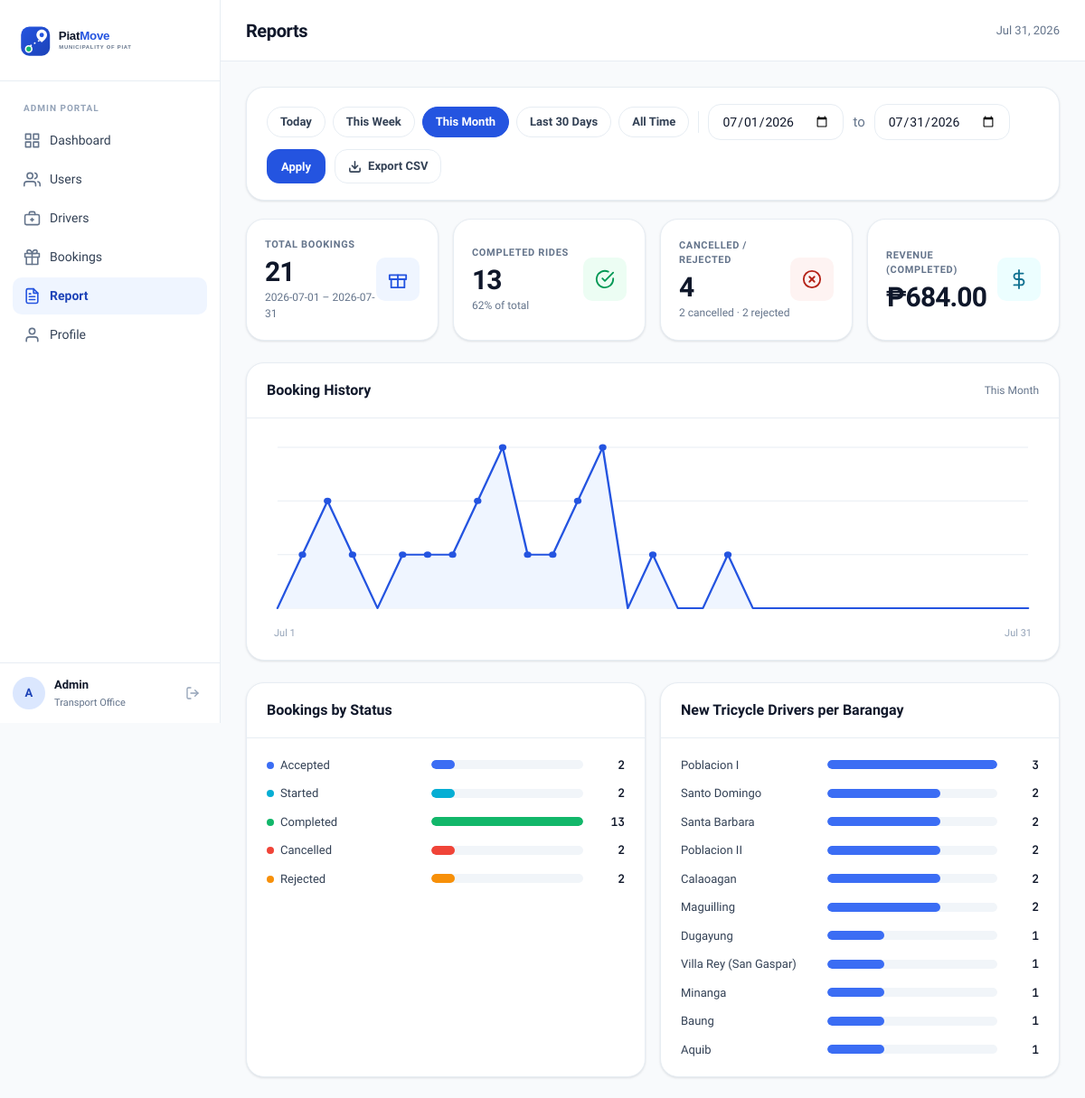
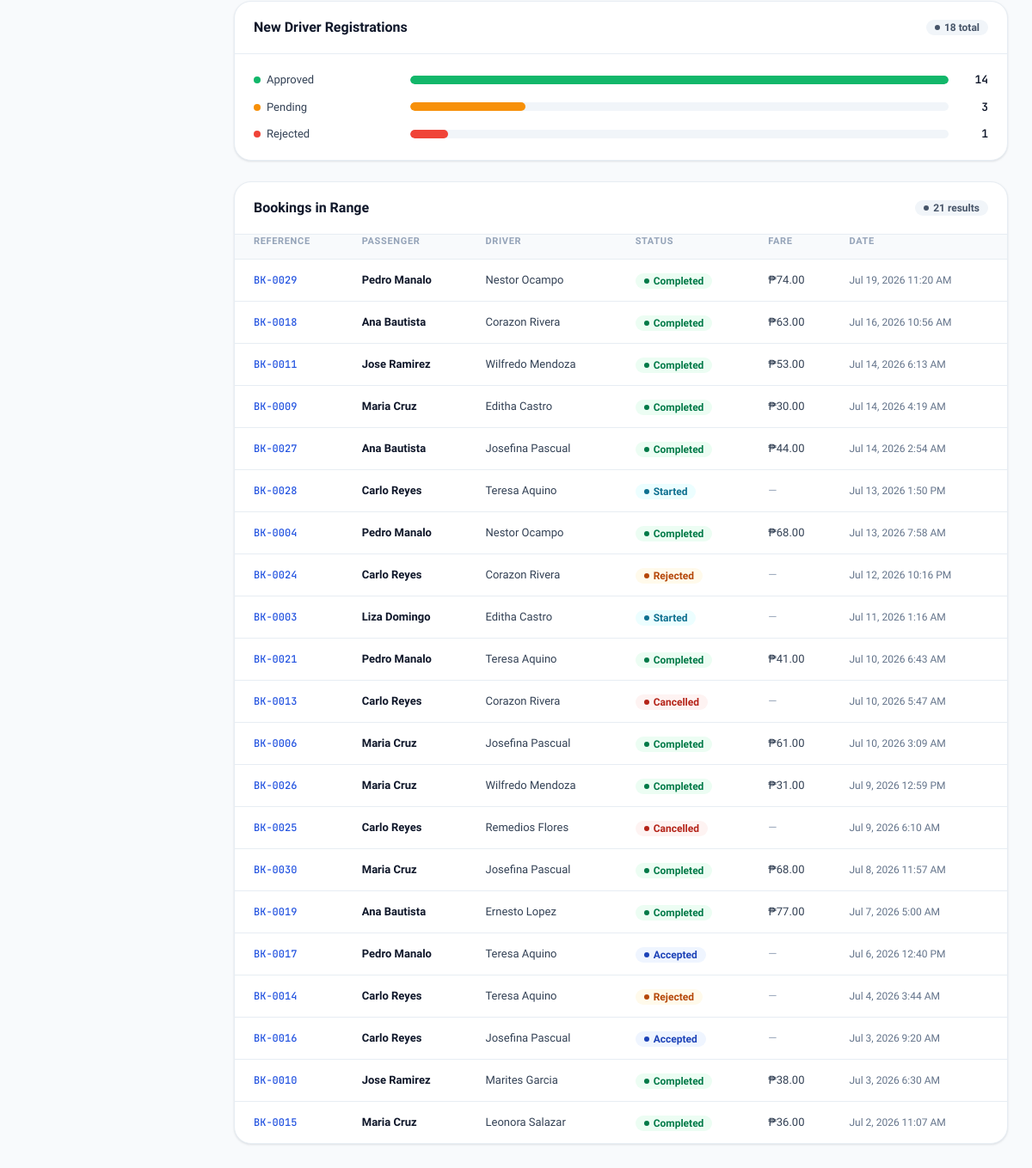
Screenshot of /report.php (signed in) with the database file from the repository (2 pictures, top to bottom).
### tables this page shows
CREATE TABLE `bookings` (
  `id` int(10) UNSIGNED NOT NULL,
  `passenger_id` int(10) UNSIGNED NOT NULL,
  `driver_id` int(10) UNSIGNED DEFAULT NULL,
  `pickup_address` varchar(255) NOT NULL,
  `pickup_lat` decimal(10,7) NOT NULL,
  `pickup_lng` decimal(10,7) NOT NULL,
  `dropoff_address` varchar(255) NOT NULL,
  `dropoff_lat` decimal(10,7) NOT NULL,
  `dropoff_lng` decimal(10,7) NOT NULL,
  `status` enum('pending','accepted','rejected','started','completed','cancelled') NOT NULL DEFAULT 'pending',
  `fare` decimal(10,2) DEFAULT NULL,
  `created_at` timestamp NOT NULL DEFAULT current_timestamp(),
  `updated_at` timestamp NOT NULL DEFAULT current_timestamp() ON UPDATE current_timestamp()
);

CREATE TABLE `users` (
  `id` int(10) UNSIGNED NOT NULL,
  `name` varchar(100) NOT NULL,
  `email` varchar(150) NOT NULL,
  `password` varchar(255) NOT NULL,
  `phone` varchar(20) NOT NULL,
  `role` enum('passenger','driver') NOT NULL DEFAULT 'passenger',
  `status` enum('active','inactive') NOT NULL DEFAULT 'active',
  `created_at` timestamp NOT NULL DEFAULT current_timestamp(),
  `updated_at` timestamp NOT NULL DEFAULT current_timestamp() ON UPDATE current_timestamp()
);

### report.php (the view, shortened to what this page needs)
<?php
require_once __DIR__ . '/includes/charts.php';
$db = get_db();
$range = $_GET['range'] ?? 'month';
$today = date('Y-m-d');
switch ($range) {
    case 'month':
    default:        $from = date('Y-m-01'); break;
}
$from = $_GET['from'] ?? $from;
$to   = $_GET['to'] ?? $today;
$fromDt = $from . ' 00:00:00';
$toDt   = $to . ' 23:59:59';
$base_sql = "SELECT b.*,
                    p.name  AS passenger_name,
                    p.phone AS passenger_phone,
                    d.name  AS driver_name,
                    d.phone AS driver_phone
             FROM bookings b
             JOIN users p  ON p.id = b.passenger_id
             LEFT JOIN users d ON d.id = b.driver_id
             WHERE b.created_at BETWEEN ? AND ?
             ORDER BY b.created_at DESC";
$stmt = $db->prepare($base_sql);
$stmt->execute([$fromDt, $toDt]);
$bookings = $stmt->fetchAll();
$status_counts = ['pending' => 0, 'accepted' => 0, 'started' => 0, 'completed' => 0, 'cancelled' => 0, 'rejected' => 0];
$total_fare = 0;
foreach ($bookings as $b) {
    $status_counts[$b['status']] = ($status_counts[$b['status']] ?? 0) + 1;
    if ($b['status'] === 'completed' && $b['fare'] !== null) $total_fare += (float)$b['fare'];
}
$total_bookings = count($bookings);
$bh_rows = $db->prepare(
    "SELECT DATE(created_at) AS d, COUNT(*) AS c FROM bookings
     WHERE created_at BETWEEN ? AND ?
     GROUP BY DATE(created_at)"
);
$bh_rows->execute([$fromDt, $toDt]);
$bh_rows = $bh_rows->fetchAll(PDO::FETCH_KEY_PAIR);
$booking_history = [];
$dayCursor = strtotime($from);
$dayEnd    = strtotime($to);
while ($dayCursor <= $dayEnd) {
    $d = date('Y-m-d', $dayCursor);
    $booking_history[$d] = (int)($bh_rows[$d] ?? 0);
    $dayCursor = strtotime('+1 day', $dayCursor);
}
$driver_stmt = $db->prepare(
    "SELECT approval_status, COUNT(*) AS c FROM driver_info
     WHERE created_at BETWEEN ? AND ?
     GROUP BY approval_status"
);
$driver_stmt->execute([$fromDt, $toDt]);
$driver_counts = $driver_stmt->fetchAll(PDO::FETCH_KEY_PAIR);
$new_approved = (int)($driver_counts['approved'] ?? 0);
$new_pending  = (int)($driver_counts['pending'] ?? 0);
$new_rejected = (int)($driver_counts['rejected'] ?? 0);
$new_drivers  = $new_approved + $new_pending + $new_rejected;
$barangay_stmt = $db->prepare(
    "SELECT barangay, COUNT(*) AS c FROM driver_info
     WHERE vehicle_type = 'Tricycle' AND barangay <> '' AND created_at BETWEEN ? AND ?
     GROUP BY barangay ORDER BY c DESC"
);
$barangay_stmt->execute([$fromDt, $toDt]);
$barangay_counts = $barangay_stmt->fetchAll(PDO::FETCH_KEY_PAIR);
$range_labels = ['today' => 'Today', 'week' => 'This Week', 'month' => 'This Month', '30days' => 'Last 30 Days', 'all' => 'All Time'];
require_once __DIR__ . '/includes/header.php';
?>
<div class="panel" style="margin-bottom:20px">
    <div style="padding:18px 22px">
        <form method="GET" style="display:flex;gap:10px;flex-wrap:wrap;align-items:center">
            <div style="display:flex;gap:8px;flex-wrap:wrap">
                <?php foreach ($range_labels as $key => $label): ?>
                    <a href="?range=<?= $key ?>" class="filter-pill <?= $range === $key ? 'active' : '' ?>"><?= $label ?></a>
                <?php endforeach; ?>
            </div>
            <input type="date" name="from" class="form-input" style="width:150px" value="<?= htmlspecialchars($from) ?>">
            <span class="text-muted">to</span>
            <input type="date" name="to" class="form-input" style="width:150px" value="<?= htmlspecialchars($to) ?>">
            <button type="submit" class="btn-primary-ds">Apply</button>
            <a href="?range=<?= htmlspecialchars($range) ?>&from=<?= htmlspecialchars($from) ?>&to=<?= htmlspecialchars($to) ?>&export=1" class="btn-ghost">
                <svg width="15" height="15" viewBox="0 0 24 24" fill="none" stroke="currentColor" stroke-width="2.5" stroke-linecap="round" stroke-linejoin="round"><path d="M21 15v4a2 2 0 0 1-2 2H5a2 2 0 0 1-2-2v-4"/><polyline points="7 10 12 15 17 10"/><line x1="12" y1="15" x2="12" y2="3"/></svg>
                Export CSV
            </a>
        </form>
    </div>
</div>
<div class="stats-grid">
    <div class="stat-card">
        <div>
            <div class="stat-label">Total Bookings</div>
            <div class="stat-value"><?= number_format($total_bookings) ?></div>
            <div class="stat-sub"><?= htmlspecialchars($from) ?> &ndash; <?= htmlspecialchars($to) ?></div>
        </div>
        <div class="stat-icon blue">
            <svg width="22" height="22" viewBox="0 0 24 24" fill="none" stroke="currentColor" stroke-width="2" stroke-linecap="round" stroke-linejoin="round">
                <path d="M20 12V22H4V12"/><path d="M22 7H2v5h20V7z"/><path d="M12 22V7"/>
            </svg>
        </div>
    </div>
    <div class="stat-card">
        <div>
            <div class="stat-label">Completed Rides</div>
            <div class="stat-value"><?= number_format($status_counts['completed']) ?></div>
            <div class="stat-sub"><?= $total_bookings > 0 ? round($status_counts['completed'] / $total_bookings * 100) : 0 ?>% of total</div>
        </div>
        <div class="stat-icon green">
            <svg width="22" height="22" viewBox="0 0 24 24" fill="none" stroke="currentColor" stroke-width="2" stroke-linecap="round" stroke-linejoin="round">
                <path d="M22 11.08V12a10 10 0 1 1-5.93-9.14"/><polyline points="22 4 12 14.01 9 11.01"/>
            </svg>
        </div>
    </div>
    <div class="stat-card">
        <div>
            <div class="stat-label">Cancelled / Rejected</div>
            <div class="stat-value"><?= number_format($status_counts['cancelled'] + $status_counts['rejected']) ?></div>
            <div class="stat-sub"><?= $status_counts['cancelled'] ?> cancelled &middot; <?= $status_counts['rejected'] ?> rejected</div>
        </div>
        <div class="stat-icon red">
            <svg width="22" height="22" viewBox="0 0 24 24" fill="none" stroke="currentColor" stroke-width="2" stroke-linecap="round" stroke-linejoin="round">
                <circle cx="12" cy="12" r="10"/><line x1="15" y1="9" x2="9" y2="15"/><line x1="9" y1="9" x2="15" y2="15"/>
            </svg>
        </div>
    </div>
    <div class="stat-card">
        <div>
            <div class="stat-label">Revenue (Completed)</div>
            <div class="stat-value">&#8369;<?= number_format($total_fare, 2) ?></div>
        </div>
        <div class="stat-icon cyan">
            <svg width="22" height="22" viewBox="0 0 24 24" fill="none" stroke="currentColor" stroke-width="2" stroke-linecap="round" stroke-linejoin="round">
                <line x1="12" y1="1" x2="12" y2="23"/><path d="M17 5H9.5a3.5 3.5 0 0 0 0 7h5a3.5 3.5 0 0 1 0 7H6"/>
            </svg>
        </div>
    </div>
</div>
<div class="panel" style="margin-bottom:24px">
    <div class="panel-header">
        <span class="panel-title">Booking History</span>
        <span class="text-muted" style="font-size:12px"><?= htmlspecialchars($range_labels[$range]) ?></span>
    </div>
    <div class="chart-panel-body">
        <?= render_booking_history_chart($booking_history, 'Booking history for selected range') ?>
    </div>
</div>
<div class="charts-grid">
    <div class="panel">
        <div class="panel-header">
            <span class="panel-title">Bookings by Status</span>
        </div>
        <div class="chart-panel-body">
            <?php
            $status_colors = [
                'completed' => 'var(--green-500)', 'pending' => 'var(--gray-400)', 'accepted' => 'var(--blue-500)',
                'started' => 'var(--cyan-500)', 'cancelled' => 'var(--red-500)', 'rejected' => 'var(--amber-500)',
            ];
            $status_items = array_filter($status_counts, fn($c) => $c > 0);
            if (empty($status_items)):
            ?>
                <div class="chart-empty">No bookings in this range.</div>
            <?php else: foreach ($status_items as $status => $count): $pct = round($count / max($status_items) * 100, 1); ?>
                <div class="chart-bar-row">
                    <div class="chart-bar-label" style="width:170px">
                        <span class="chart-legend-dot" style="background:<?= $status_colors[$status] ?>"></span><?= ucfirst($status) ?>
                    </div>
                    <div class="chart-bar-track"><div class="chart-bar-fill" style="width:<?= $pct ?>%;background:<?= $status_colors[$status] ?>"></div></div>
                    <div class="chart-bar-value"><?= number_format($count) ?></div>
                </div>
            <?php endforeach; endif; ?>
        </div>
    </div>
    <div class="panel">
        <div class="panel-header">
            <span class="panel-title">New Tricycle Drivers per Barangay</span>
        </div>
        <div class="chart-panel-body">
            <?= render_bar_rows($barangay_counts, 'var(--blue-500)', 'No new drivers registered in this range.') ?>
        </div>
    </div>
</div>
<div class="panel" style="margin-bottom:24px">
    <div class="panel-header">
        <span class="panel-title">New Driver Registrations</span>
        <span class="badge badge-neutral"><?= number_format($new_drivers) ?> total</span>
    </div>
    <div class="chart-panel-body">
        <?php
        $new_driver_items = ['Approved' => $new_approved, 'Pending' => $new_pending];
        if ($new_rejected > 0) $new_driver_items['Rejected'] = $new_rejected;
        $new_driver_colors = ['Approved' => 'var(--green-500)', 'Pending' => 'var(--amber-500)', 'Rejected' => 'var(--red-500)'];
        if ($new_drivers === 0):
        ?>
            <div class="chart-empty">No driver registrations in this range.</div>
        <?php else: foreach ($new_driver_items as $label => $count): $pct = round($count / max($new_driver_items) * 100, 1); ?>
            <div class="chart-bar-row">
                <div class="chart-bar-label" style="width:170px">
                    <span class="chart-legend-dot" style="background:<?= $new_driver_colors[$label] ?>"></span><?= $label ?>
                </div>
                <div class="chart-bar-track"><div class="chart-bar-fill" style="width:<?= $pct ?>%;background:<?= $new_driver_colors[$label] ?>"></div></div>
                <div class="chart-bar-value"><?= number_format($count) ?></div>
            </div>
        <?php endforeach; endif; ?>
    </div>
</div>
<div class="panel">
    <div class="panel-header">
        <span class="panel-title">Bookings in Range</span>
        <span class="badge badge-neutral"><?= count($bookings) ?> results</span>
    </div>
    <div style="overflow-x:auto">
        <table class="data-table">
            <thead>
                <tr>
                    <th>Reference</th>
                    <th>Passenger</th>
                    <th>Driver</th>
                    <th>Status</th>
                    <th>Fare</th>
                    <th>Date</th>
                </tr>
            </thead>
            <tbody>
                <?php foreach ($bookings as $b): ?>
                <tr>
                    <td><span class="cell-mono">BK-<?= str_pad($b['id'], 4, '0', STR_PAD_LEFT) ?></span></td>
                    <td><span class="cell-strong"><?= htmlspecialchars($b['passenger_name']) ?></span></td>
                    <td><?= $b['driver_name'] ? htmlspecialchars($b['driver_name']) : '<span class="text-subtle">&mdash;</span>' ?></td>
                    <td><?= status_badge($b['status']) ?></td>
                    <td><?= $b['fare'] !== null ? '&#8369;' . number_format($b['fare'], 2) : '<span class="text-subtle">&mdash;</span>' ?></td>
                    <td><span class="text-muted" style="font-size:12px"><?= date('M j, Y g:i A', strtotime($b['created_at'])) ?></span></td>
                </tr>
                <?php endforeach; ?>
            </tbody>
        </table>
    </div>
</div>
<?php require_once __DIR__ . '/includes/footer.php'; ?>

### includes/charts.php (shortened to what this page needs)
<?php
function status_badge(string $status): string {
    $map = [
        'pending'   => 'neutral',
        'accepted'  => 'primary',
        'started'   => 'info',
        'completed' => 'success',
        'cancelled' => 'danger',
        'rejected'  => 'warning',
    ];
    $cls = $map[$status] ?? 'neutral';
    return '<span class="badge badge-' . htmlspecialchars($cls, ENT_QUOTES) . '">'
         . htmlspecialchars(ucfirst($status), ENT_QUOTES)
         . '</span>';
}
function render_booking_history_chart(array $history, string $label = 'Booking history'): string {
    $n = count($history);
    $values  = array_values($history);
    $dates   = array_keys($history);
    $maxVal  = max($values);
    $axisMax = $maxVal > 0 ? $maxVal : 4;
    $w = 720; $h = 200;
    $padL = 10; $padR = 10; $padT = 12; $padB = 10;
    $plotW = $w - $padL - $padR;
    $plotH = $h - $padT - $padB;
    $points = [];
    for ($i = 0; $i < $n; $i++) {
        $x = $padL + ($n > 1 ? $i * ($plotW / ($n - 1)) : $plotW / 2);
        $y = $padT + $plotH - ($values[$i] / $axisMax) * $plotH;
        $points[] = [$x, $y, $values[$i], $dates[$i]];
    }
    $gridLines = '';
    for ($g = 0; $g <= 3; $g++) {
        $gy = $padT + ($plotH / 3) * $g;
        $gridLines .= '<line x1="' . $padL . '" y1="' . $gy . '" x2="' . ($w - $padR) . '" y2="' . $gy . '" stroke="var(--gray-200)" stroke-width="1"/>';
    }
    $linePath = 'M ' . implode(' L ', array_map(fn($p) => round($p[0], 1) . ' ' . round($p[1], 1), $points));
    $areaPath = $linePath
        . ' L ' . round($points[$n - 1][0], 1) . ' ' . ($padT + $plotH)
        . ' L ' . round($points[0][0], 1) . ' ' . ($padT + $plotH) . ' Z';
    $markers = '';
    foreach ($points as [$x, $y, $val, $date]) {
        $tip = date('M j', strtotime($date)) . ': ' . $val . ' booking' . ($val === 1 ? '' : 's');
        if ($val > 0) {
            $markers .= '<circle cx="' . round($x, 1) . '" cy="' . round($y, 1) . '" r="3.5" fill="var(--blue-600)"><title>' . htmlspecialchars($tip) . '</title></circle>';
        }
        $markers .= '<circle cx="' . round($x, 1) . '" cy="' . round($y, 1) . '" r="8" fill="transparent"><title>' . htmlspecialchars($tip) . '</title></circle>';
    }
    $svg = '<svg viewBox="0 0 ' . $w . ' ' . $h . '" width="100%" height="' . $h . '" preserveAspectRatio="none" role="img" aria-label="' . htmlspecialchars($label) . '">'
         . $gridLines
         . '<path d="' . $areaPath . '" fill="var(--blue-50)" stroke="none"/>'
         . '<path d="' . $linePath . '" fill="none" stroke="var(--blue-600)" stroke-width="2" stroke-linejoin="round" stroke-linecap="round"/>'
         . $markers
         . '</svg>';
    $firstLabel = htmlspecialchars(date('M j', strtotime($dates[0])));
    $lastLabel  = htmlspecialchars(date('M j', strtotime($dates[$n - 1])));
    return $svg . '<div class="chart-svg-labels"><span>' . $firstLabel . '</span><span>' . $lastLabel . '</span></div>';
}
function render_bar_rows(array $items, string $color, string $emptyText): string {
    $max = max($items);
    $html = '';
    foreach ($items as $label => $count) {
        $pct = $max > 0 ? round(($count / $max) * 100, 1) : 0;
        $html .= '<div class="chart-bar-row">'
               . '<div class="chart-bar-label" title="' . htmlspecialchars($label) . '">' . htmlspecialchars($label) . '</div>'
               . '<div class="chart-bar-track"><div class="chart-bar-fill" style="width:' . $pct . '%;background:' . $color . '"></div></div>'
               . '<div class="chart-bar-value">' . number_format($count) . '</div>'
               . '</div>';
    }
    return $html;
}

### rows the page displays
bookings: id "0029", passenger.name "Pedro Manalo", driver.name "Nestor Ocampo", status "Completed", fare "74.00", created_at "Jul 19, 2026 11:20 AM"
bookings: id "0018", passenger.name "Ana Bautista", driver.name "Corazon Rivera", status "Completed", fare "63.00", created_at "Jul 16, 2026 10:56 AM"
bookings: id "0011", passenger.name "Jose Ramirez", driver.name "Wilfredo Mendoza", status "Completed", fare "53.00", created_at "Jul 14, 2026 6:13 AM"
bookings: id "0009", passenger.name "Maria Cruz", driver.name "Editha Castro", status "Completed", fare "30.00", created_at "Jul 14, 2026 4:19 AM"
bookings: id "0027", passenger.name "Ana Bautista", driver.name "Josefina Pascual", status "Completed", fare "44.00", created_at "Jul 14, 2026 2:54 AM"
bookings: id "0028", passenger.name "Carlo Reyes", driver.name "Teresa Aquino", status "Started", created_at "Jul 13, 2026 1:50 PM"
bookings: id "0004", passenger.name "Pedro Manalo", driver.name "Nestor Ocampo", status "Completed", fare "68.00", created_at "Jul 13, 2026 7:58 AM"
bookings: id "0024", passenger.name "Carlo Reyes", driver.name "Corazon Rivera", status "Rejected", created_at "Jul 12, 2026 10:16 PM"
bookings: id "0003", passenger.name "Liza Domingo", driver.name "Editha Castro", status "Started", created_at "Jul 11, 2026 1:16 AM"
bookings: id "0021", passenger.name "Pedro Manalo", driver.name "Teresa Aquino", status "Completed", fare "41.00", created_at "Jul 10, 2026 6:43 AM"
bookings: id "0013", passenger.name "Carlo Reyes", driver.name "Corazon Rivera", status "Cancelled", created_at "Jul 10, 2026 5:47 AM"
bookings: id "0006", passenger.name "Maria Cruz", driver.name "Josefina Pascual", status "Completed", fare "61.00", created_at "Jul 10, 2026 3:09 AM"
bookings: id "0026", passenger.name "Maria Cruz", driver.name "Wilfredo Mendoza", status "Completed", fare "31.00", created_at "Jul 9, 2026 12:59 PM"
bookings: id "0025", passenger.name "Carlo Reyes", driver.name "Remedios Flores", status "Cancelled", created_at "Jul 9, 2026 6:10 AM"
bookings: id "0030", passenger.name "Maria Cruz", driver.name "Josefina Pascual", status "Completed", fare "68.00", created_at "Jul 8, 2026 11:57 AM"
bookings: id "0019", passenger.name "Ana Bautista", driver.name "Ernesto Lopez", status "Completed", fare "77.00", created_at "Jul 7, 2026 5:00 AM"
bookings: id "0017", passenger.name "Pedro Manalo", driver.name "Teresa Aquino", status "Accepted", created_at "Jul 6, 2026 12:40 PM"
bookings: id "0014", passenger.name "Carlo Reyes", driver.name "Teresa Aquino", status "Rejected", created_at "Jul 4, 2026 3:44 AM"
bookings: id "0016", passenger.name "Carlo Reyes", driver.name "Josefina Pascual", status "Accepted", created_at "Jul 3, 2026 9:20 AM"
bookings: id "0010", passenger.name "Jose Ramirez", driver.name "Marites Garcia", status "Completed", fare "38.00", created_at "Jul 3, 2026 6:30 AM"
bookings: id "0015", passenger.name "Maria Cruz", driver.name "Leonora Salazar", status "Completed", fare "36.00", created_at "Jul 2, 2026 11:07 AM"

### other values shown
substr($_SESSION['admin_name'] ?? 'A', 0, 1) "A"
$_SESSION['admin_name'] "Admin"
$page_title "Reports"
$label "Today"
$label "This Week"
$label "This Month"
$label "Last 30 Days"
$label "All Time"
$total_bookings "21"
$from "2026-07-01"
$to "2026-07-31"
$status_counts['completed'] "13"
$status_counts['completed'] / $total_bookings * 100 "62"
$status_counts['cancelled'] + $status_counts['rejected'] "4"
$status_counts['cancelled'] "2"
